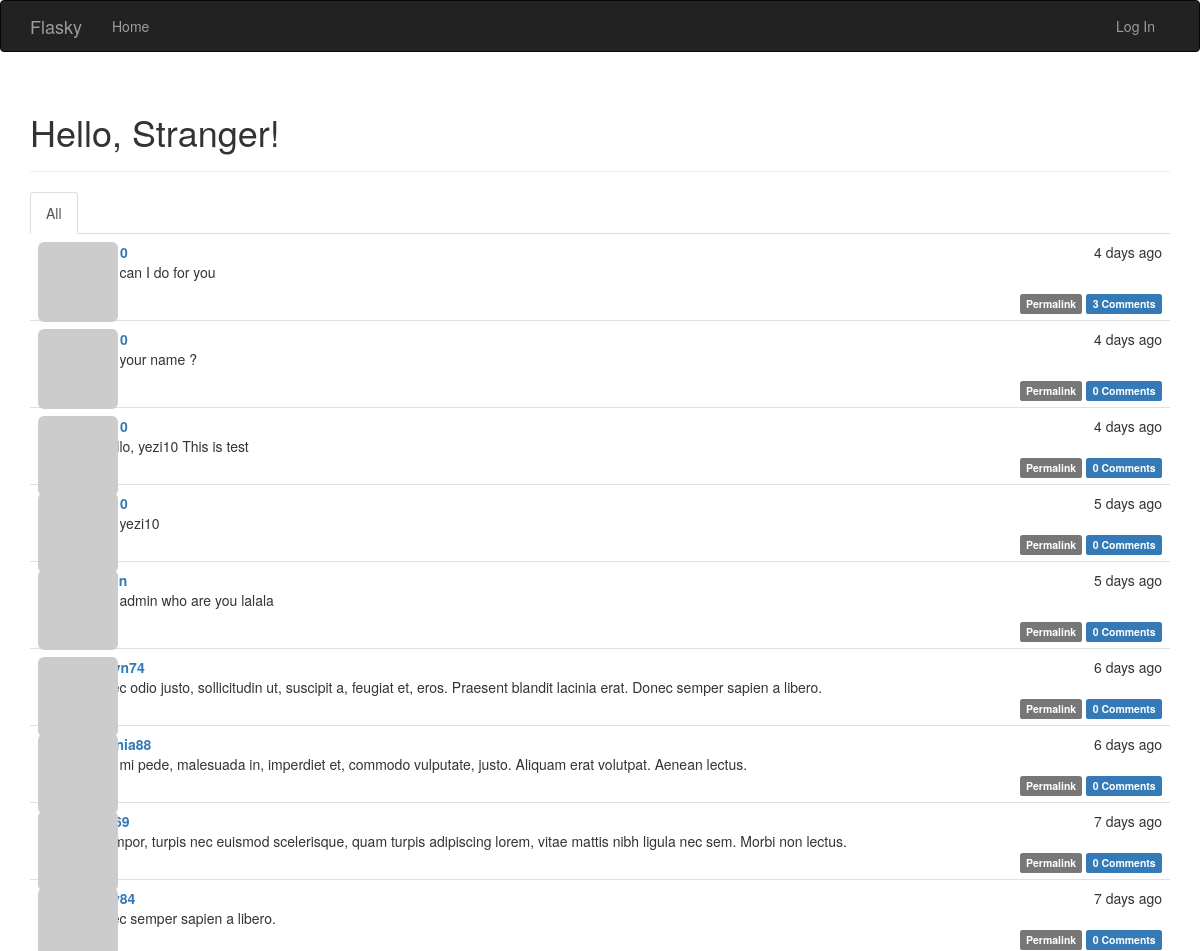
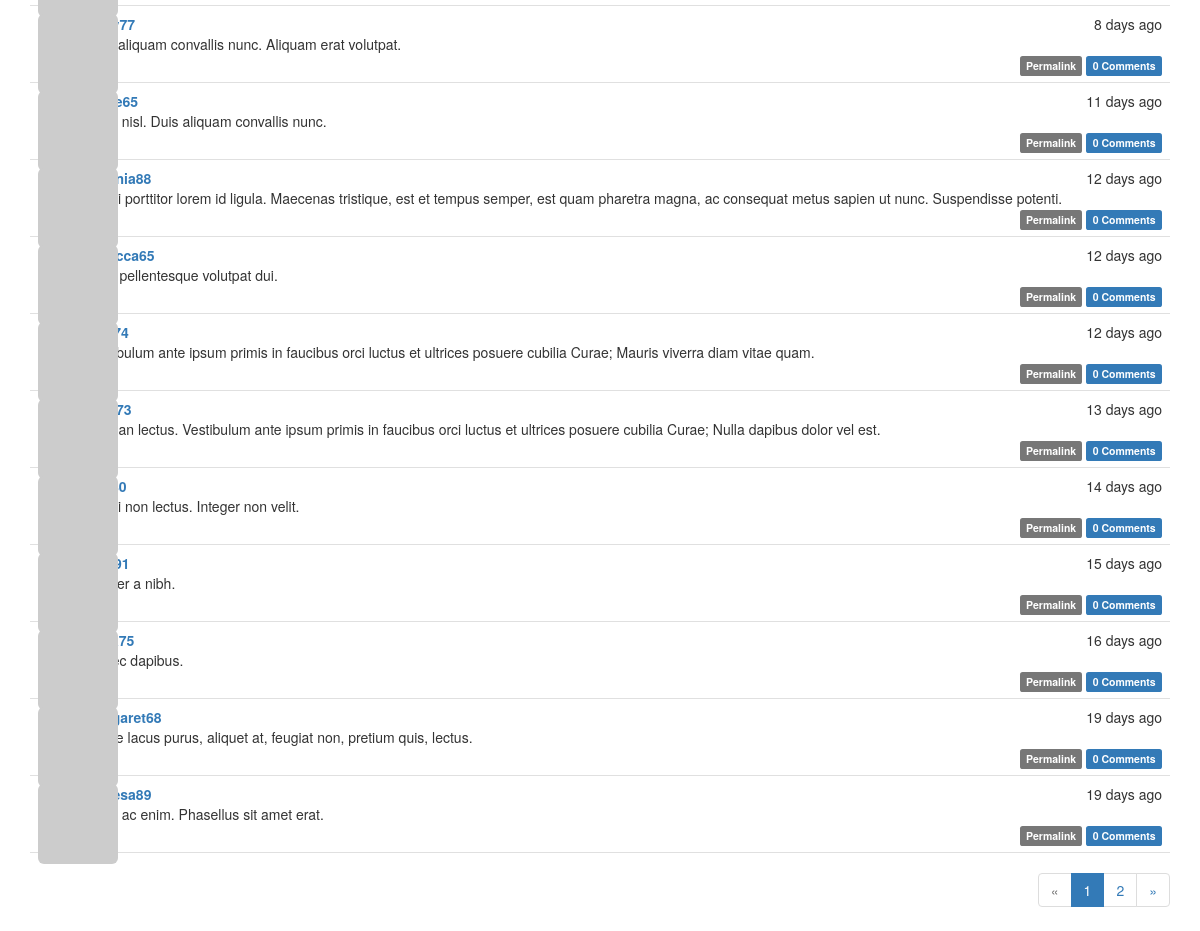
The page / on the database its author committed (2 pictures, top to bottom).
### app/models.py (models this page shows, shortened)
class Post(db.Model):
    __tablename__ = 'posts'
    id = db.Column(db.Integer, primary_key=True)
    body = db.Column(db.Text)
    timestamp = db.Column(db.DateTime, index=True, default=datetime.utcnow)
    author_id = db.Column(db.Integer, db.ForeignKey('users.id'))
    body_html = db.Column(db.Text)
    comments = db.relationship('Comment', backref='post', lazy='dynamic')

class User(UserMixin, db.Model):
    __tablename__ = 'users'
    id = db.Column(db.Integer, primary_key=True)
    email = db.Column(db.String(64), unique=True, index=True)
    username = db.Column(db.String(64), unique=True, index=True)
    role_id = db.Column(db.Integer, db.ForeignKey('roles.id'))
    password_hash = db.Column(db.String(128))
    confirmed = db.Column(db.Boolean, default=False)
    name = db.Column(db.String(64))
    location = db.Column(db.String(64))
    about_me = db.Column(db.String(64))
    member_since = db.Column(db.DateTime(), default=datetime.utcnow)
    last_seen = db.Column(db.DateTime(), default=datetime.utcnow)
    avatar_hash = db.Column(db.String(32))
    posts = db.relationship('Post', backref='author', lazy='dynamic')
    followed = db.relationship('Follow', foreign_keys=[Follow.follower_id],
                               backref=db.backref('follower', lazy='joined'),
                               lazy='dynamic', cascade='all, delete-orphan')
    followers = db.relationship('Follow', foreign_keys=[Follow.followed_id],
                               backref=db.backref('followed', lazy='joined'),
                               lazy='dynamic', cascade='all, delete-orphan')
    comments = db.relationship('Comment', backref='author', lazy='dynamic')
    @property
    def password(self):
        raise AttributeError('password is not a readable attribute')
    def gravatar(self, size=100, default='identicon', rating='g'):
        if request.is_secure:
            url = 'https://secure.gravatar.com/avatar'
        else:
            url = 'http://www.gravatar.com/avatar'
        hash = self.avatar_hash or hashlib.md5(self.email.encode('utf-8')).hexdigest()
        return '{url}/{hash}?s={size}&d={default}&r={rating}'.format(
            url=url, hash=hash, size=size, default=default, rating=rating)

### app/main/views.py (the view)
@main.route('/', methods=['GET', 'POST'])
def index():
    form = PostForm()
    if current_user.can(Permission.WRITE_ARTICLES) and \
            form.validate_on_submit():
        post = Post(body=form.body.data,
                    author=current_user._get_current_object())
        db.session.add(post)
        return redirect(url_for('.index'))
    page = request.args.get('page', 1, type=int)
    show_followed = False
    if current_user.is_authenticated:
        show_followed = bool(request.cookies.get('show_followed', ''))
    if show_followed:
        query = current_user.followed_posts
    else:
        query = Post.query
    pagination = query.order_by(Post.timestamp.desc()).paginate(
        page, per_page=current_app.config['FLASKY_POSTS_PER_PAGE'],
        error_out=False)
    posts = pagination.items
    return render_template('index.html', form=form, posts=posts,
                           show_followed=show_followed, pagination=pagination)

### app/auth/views.py (called while the page is built)
@auth.before_app_request
def before_request():
    if current_user.is_authenticated:
        current_user.ping()
        if not current_user.confirmed \
                and request.endpoint[:5] != 'auth.':
            return redirect(url_for('auth.unconfirmed'))

### app/main/__init__.py (called while the page is built)
@main.app_context_processor
def inject_permissions():
    return dict(Permission=Permission)

### app/models.py (called while the page is built)
    def can(self, permissions):
        return False

    def is_administrator(self):
        return False

### app/templates/index.html (shortened to what this page needs)
{% extends "base.html" %}
{% import "bootstrap/wtf.html" as wtf %}
{% import "_macros.html" as macros %}
{% block page_content %}
<div class="page-header">
    <h1>Hello, {% if current_user.is_authenticated %}{{ current_user.username }}{% else %}Stranger{% endif %}!</h1>
</div>
<div class="post-tabs">
    <ul class="nav nav-tabs">
        <li{% if not show_followed %} class="active"{% endif %}><a href="{{ url_for('.show_all') }}">All</a></li>
    </ul>
    {% include '_posts.html' %}
</div>
{% if pagination %}
<div class="pagination">
    {{ macros.pagination_widget(pagination, '.index') }}
</div>
{% endif %}
{% endblock %}

### app/templates/_posts.html (shortened to what this page needs)
<ul class="posts">
    {% for post in posts %}
    <li class="post">
        <div class="post-thumbnail">
            <a href="{{ url_for('.user', username=post.author.username) }}">
                <img class="img-rounded profile-thumbnail" src="{{ post.author.gravatar(size=40) }}">
            </a>
        </div>
        <div class="post-content">
            <div class="post-date">{{ moment(post.timestamp).fromNow() }}</div>
            <div class="post-author"><a href="{{ url_for('.user', username=post.author.username) }}">{{ post.author.username }}</a></div>
            <div class="post-body">
                {% if post.body_html %}
                    {{ post.body_html | safe }}
                {% else %}
                    {{ post.body }}
                {% endif %}
            </div>
            <div class="post-footer">
                <a href="{{ url_for('.post', id=post.id) }}">
                        <span class="label label-default">Permalink</span>
                </a>
                <a href="{{ url_for('.post', id=post.id) }}#comments">
                        <span class="label label-primary">{{ post.comments.count() }} Comments</span>
                </a>
            </div>
        </div>
    </li>
    {% endfor %}
</ul>

### app/static/styles.css (style rules this page uses)
.profile-thumbnail { position: absolute; }
div.post-tabs { margin-top: 16px; }
ul.posts { list-style-type: none; padding: 0px; margin: 16px 0px 0px 0px; border-top: 1px solid #e0e0e0; }
div.post-tabs ul.posts { margin: 0px; border-top: none; }
ul.posts li.post { padding: 8px; border-bottom: 1px solid #e0e0e0; }
div.post-date { float: right; }
div.post-author { font-weight: bold; }
div.post-thumbnail { position: absolute; }
div.post-content { margin-left: 48px; min-height: 48px; }
div.post-footer { text-align: right; }
div.pagination { width: 100%; text-align: right; padding: 0px; margin: 0px; }

### rows shown on the page
Post: timestamp "4 days ago", body_html "what can I do for you", comments.count "3"
Post: timestamp "4 days ago", body_html "what your name ?", comments.count "0"
Post: timestamp "4 days ago", body "# helllo, yezi10 This is test", comments.count "0"
Post: timestamp "5 days ago", body "hello yezi10", comments.count "0"
Post: timestamp "5 days ago", body_html "hello admin who are you lalala", comments.count "0"
Post: timestamp "6 days ago", body "Donec odio justo, sollicitudin ut, suscipit a, feugiat et, eros. Praesent blandit lacinia erat. Donec semper sapien a libero.", comments.count "0"
Post: timestamp "6 days ago", author.username "virginia88", body "Cras mi pede, malesuada in, imperdiet et, commodo vulputate, justo. Aliquam erat volutpat. Aenean lectus.", comments.count "0"
Post: timestamp "7 days ago", body "In tempor, turpis nec euismod scelerisque, quam turpis adipiscing lorem, vitae mattis nibh ligula nec sem. Morbi non lectus.", comments.count "0"
Post: timestamp "7 days ago", body "Donec semper sapien a libero.", comments.count "0"
Post: timestamp "8 days ago", body "Duis aliquam convallis nunc. Aliquam erat volutpat.", comments.count "0"
Post: timestamp "11 days ago", body "Nulla nisl. Duis aliquam convallis nunc.", comments.count "0"
Post: timestamp "12 days ago", author.username "virginia88", body "Morbi porttitor lorem id ligula. Maecenas tristique, est et tempus semper, est quam pharetra magna, ac consequat metus sapien ut nunc. Suspendisse potenti.", comments.count "0"
Post: timestamp "12 days ago", author.username "rebecca65", body "Cras pellentesque volutpat dui.", comments.count "0"
Post: timestamp "12 days ago", body "Vestibulum ante ipsum primis in faucibus orci luctus et ultrices posuere cubilia Curae; Mauris viverra diam vitae quam.", comments.count "0"
Post: timestamp "13 days ago", body "Aenean lectus. Vestibulum ante ipsum primis in faucibus orci luctus et ultrices posuere cubilia Curae; Nulla dapibus dolor vel est.", comments.count "0"
Post: timestamp "14 days ago", body "Morbi non lectus. Integer non velit.", comments.count "0"
Post: timestamp "15 days ago", body "Integer a nibh.", comments.count "0"
Post: timestamp "16 days ago", body "Donec dapibus.", comments.count "0"
Post: timestamp "19 days ago", author.username "margaret68", body "Fusce lacus purus, aliquet at, feugiat non, pretium quis, lectus.", comments.count "0"
Post: timestamp "19 days ago", author.username "theresa89", body "Nulla ac enim. Phasellus sit amet erat.", comments.count "0"

### other values the page prints
{{ p }} "1"
{{ p }} "2"
